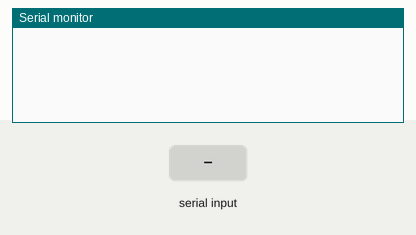
The sketch below on a simulated Arduino Uno, built with avr-gcc and run on an emulated ATmega328P. On the bench: the last lines printed to the serial monitor. The test bench sets the inputs (shaded band).

Above: at 1.2 s.
1.3 s: "1" received over Serial
At 4.0 s:
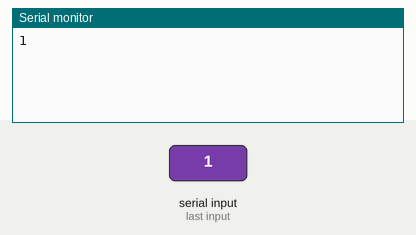
4.3 s: "0" received over Serial
At 5.7 s:
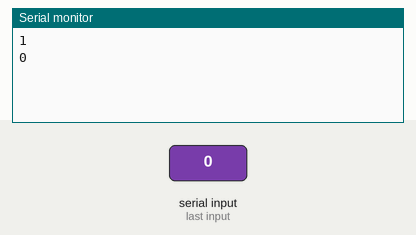
5.8 s: "2" received over Serial
At 7.7 s:
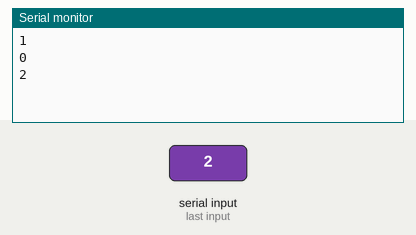
Timing chart, 0 to 9.2 s (numbered marks = the images above; inputs shaded):
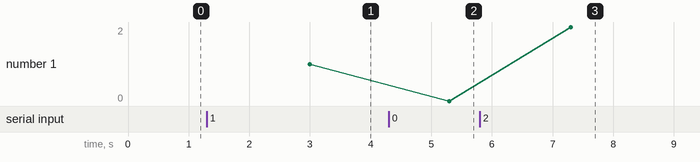

Measured:
- after the input at 1.3 s, the serial monitor: prints a new line after 1.7 s (image 1)
- after the input at 4.3 s, the serial monitor: prints a new line after 1.0 s (image 2)
- after the input at 5.8 s, the serial monitor: prints a new line after 1.5 s (image 3)
- plotted number 1: 1 → 0 after the input at 4.3 s, 0 → 2 after the input at 5.8 s

The sketch:

receiver-uart.ino
```cpp
char Mymessage[160]; //Initialized variable to store recieved data

  void setup() {
    // Begin the Serial at 9600 Baud
    Serial.begin(9600);
  }

  void loop() {
    Serial.readBytes(Mymessage,16); //Read the serial data and store in var
    Serial.println(Mymessage); //Print data on Serial Monitor
    delay(1000);
  }
```
